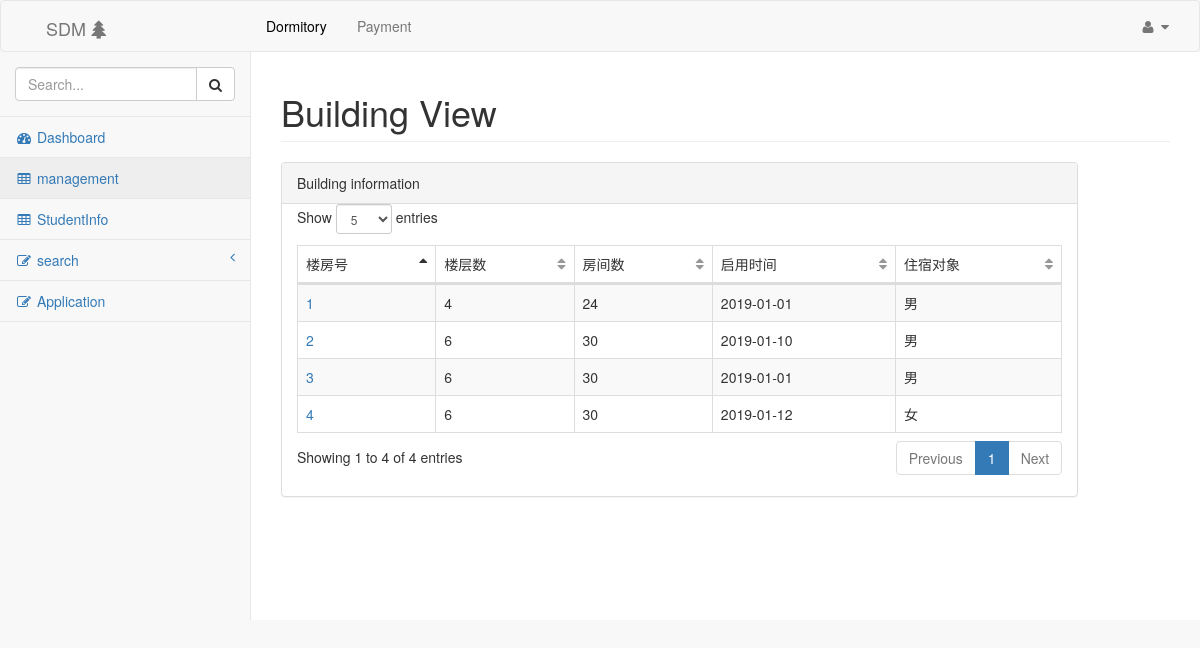
Page /building/ (signed in) on the committed database.
### dorm/models.py (models this page shows, shortened)
class Building(models.Model):
	number = models.IntegerField('number', default=0)
	high = models.IntegerField('high', default=0)
	room = models.IntegerField('room', default=0)
	begintime = models.DateField('begintime', null=True)
	sex = models.CharField('sex', default='', max_length=100)

### dorm/views.py (the view, shortened to what this page needs)
# urls.py: path('building/', views.BuildingView.as_view(), name='BuildingView'),
class BuildingView(View):
	def get(self, request):
		info = {}
		info['name'] = request.session.get('name', '')
		info['kind'] = request.session.get('kind', '')
		if not info['name']:
			return redirect(reverse('dorm:login'))
		context = {}
		context['building_list'] = Building.objects.all().order_by('number')
		context['kind'] = self.request.session.get('kind', '')
		return render(request, 'dorm/building_view.html', context)

### dorm/templates/dorm/building_view.html (shortened to what this page needs)
{% extends 'dorm/base.html' %}
{% load static %}
{% block head %}
<link href="{% static 'css/bootstrap.min.css' %}" rel="stylesheet">
<link href="{% static 'css/metisMenu.min.css' %}" rel="stylesheet">
<link href="{% static 'css/dataTables.bootstrap.css' %}" rel="stylesheet">
<link href="{% static 'css/dataTables.responsive.css' %}" rel="stylesheet">
<link href="{% static 'css/sb-admin-2.css' %}" rel="stylesheet">
<link href="{% static 'css/font-awesome.min.css' %}" rel="stylesheet" type="text/css">
{% endblock %}
{% block h1 %}Building View{% endblock %}
{% block content %}
			<div class="row" style="">
				<div class="col-lg-6"style="width:90%;" >
					<div class="panel panel-default">
						<div class="panel-heading">
							Building information
						</div>
						<div class="panel-body" style="padding-top:0px;" >
							<div class="table-responsive">
								<table class="table table-striped table-bordered table-hover" id="dataTables-example" style="width:100%">
									<thead>
										<tr>
											<td>楼房号</td>
											<td>楼层数</td>
											<td>房间数</td>
											<td>启用时间</td>
											<td>住宿对象</td>
										</tr>
									</thead>
									<tbody>
										{% for x in building_list %}
										<tr>
											<td id="number"><a href="{% url 'dorm:RoomView' x.number %}">{{ x.number }}</a></td>
											<td>{{ x.high }}</td>
											<td>{{ x.room }}</td>
											<td>{{ x.begintime|date:'Y-m-d' }}</td>
											<td>{{ x.sex }}</td>
										</tr>
										{% endfor %}
									</tbody>
								</table>
							</div>
						</div>
					</div>
				</div>
			</div>{% endblock %}

### dorm/static/css/sb-admin-2.css (style rules this page uses)
body { background-color: #f8f8f8; }
table.dataTable thead .sorting, table.dataTable thead .sorting_asc, table.dataTable thead .sorting_desc, table.dataTable thead .sorting_asc_disabled, table.dataTable thead .sorting_desc_disabled { background: transparent; }
table.dataTable thead .sorting_asc:after { content: "\f0de"; float: right; font-family: fontawesome; }
table.dataTable thead .sorting:after { content: "\f0dc"; float: right; font-family: fontawesome; color: rgba(50, 50, 50, 0.5); }

### rows in the picture
Building: number "1", high "4", room "24", begintime "2019-01-01", sex "男"
Building: number "2", high "6", room "30", begintime "2019-01-10", sex "男"
Building: number "3", high "6", room "30", begintime "2019-01-01", sex "男"
Building: number "4", high "6", room "30", begintime "2019-01-12", sex "女"
